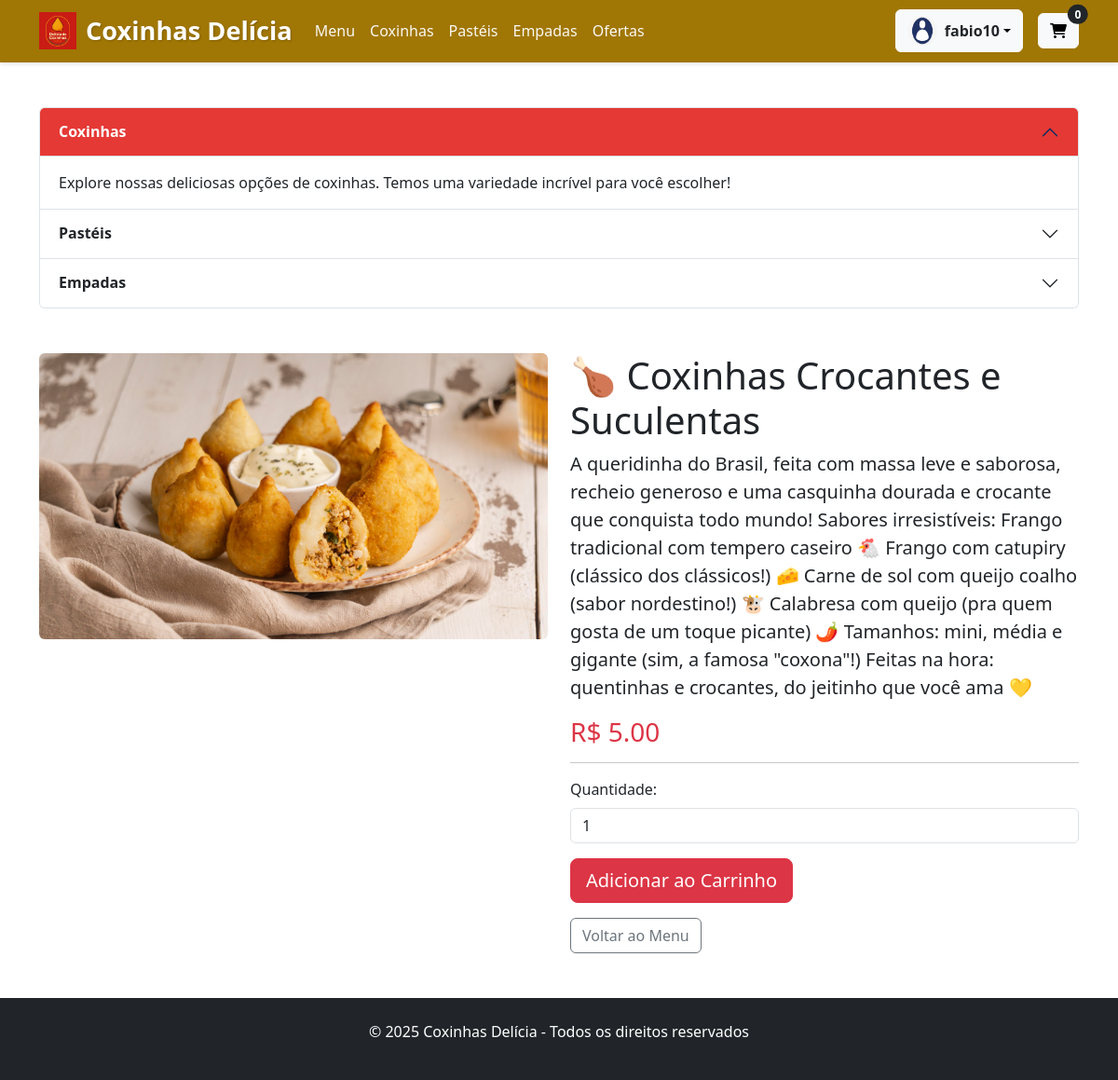
Page /produto/3/ (signed in) on the earlier database version.
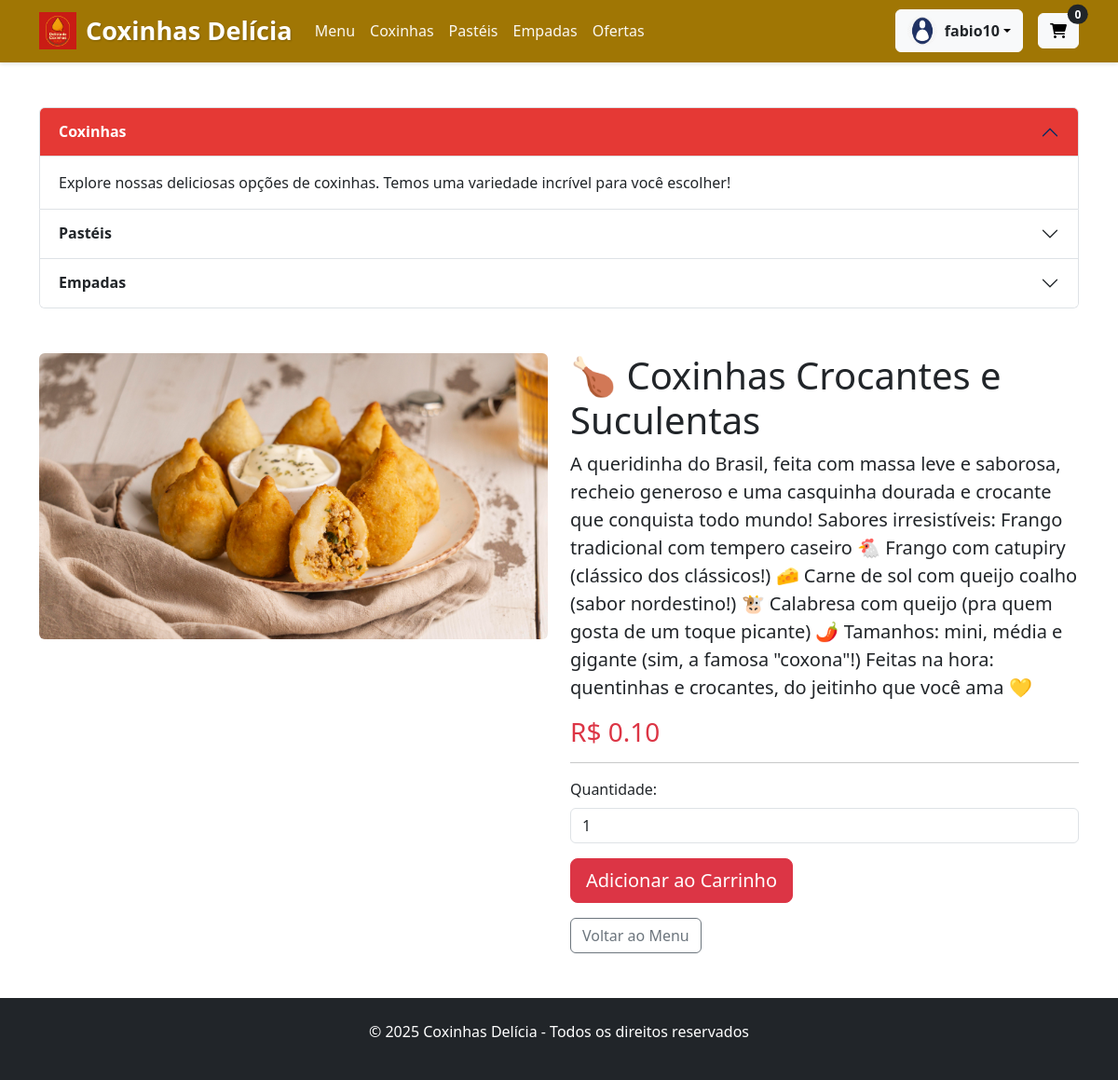
Same page on the later database version.
### cardapio/models.py (models this page shows, shortened)
class Usuario(AbstractUser):
    endereco = models.TextField(blank=True)
    telefone = models.CharField(max_length=15, default='')
    cep = models.CharField(max_length=9, verbose_name='CEP', default='00000-000')
    cidade = models.CharField(max_length=100, default='Não informado')
    rua = models.CharField(max_length=200, default='Não informado')
    numero = models.CharField(max_length=10, default='S/N')
    complemento = models.CharField(max_length=100, blank=True)
    class Meta:
        verbose_name = 'Cliente'
        verbose_name_plural = 'Clientes'

class Produto(models.Model):
    nome = models.CharField(max_length=100, verbose_name='Nome do Produto')
    descricao = models.TextField(verbose_name='Descrição', blank=True, null=True)
    preco = models.DecimalField(
        max_digits=6,
        decimal_places=2,
        verbose_name='Preço',
        validators=[MinValueValidator(Decimal('0.01'))]
    )
    categoria = models.ForeignKey('Categoria', on_delete=models.SET_NULL, null=True, blank=True)
    imagem = models.ImageField(upload_to='produtos/', blank=True, null=True)
    disponivel = models.BooleanField(default=True)
    data_cadastro = models.DateTimeField(default=timezone.now)
    class Meta:
        verbose_name = 'Produto'
        ordering = ['nome']

### cardapio/views.py (the view)
# urls.py: path('produto/<int:pk>/', views.ProdutoDetailView.as_view(), name='detalhe_produto'),
class ProdutoDetailView(LoginRequiredMixin, DetailView):
    model = Produto
    template_name = 'cardapio/detalhe_produto.html'
    context_object_name = 'produto'
    login_url = '/login/'

### cardapio/templates/cardapio/detalhe_produto.html (shortened to what this page needs)
{% extends 'cardapio/base.html' %}
{% block content %}
<div class="container my-5">
    <div class="row">
        <div class="col-md-6">
            <img src="{{ produto.imagem.url }}" class="img-fluid rounded" alt="{{ produto.nome }}">
        </div>
        <div class="col-md-6">
            <h1>{{ produto.nome }}</h1>
            <p class="lead">{{ produto.descricao }}</p>
            <h3 class="text-danger">R$ {{ produto.preco }}</h3>
            <hr>
            <form method="post" action="{% url 'adicionar_ao_carrinho' produto.pk %}">
                <div class="mb-3">
                    <label for="quantidade" class="form-label">Quantidade:</label>
                    <input type="number" class="form-control" id="quantidade" name="quantidade" value="1" min="1">
                </div>
                <button type="submit" class="btn btn-danger btn-lg">Adicionar ao Carrinho</button>
            </form>
            <a href="{% url 'menu' %}" class="btn btn-outline-secondary mt-3">Voltar ao Menu</a>
        </div>
    </div>
</div>
{% endblock %}

### cardapio/templates/cardapio/base.html (shortened to what this page needs)
<!DOCTYPE html>
{% load static %}
<html lang="pt-br">
<head>
    <link href="https://cdn.jsdelivr.net/npm/bootstrap@5.3.0/dist/css/bootstrap.min.css" rel="stylesheet">
    <link rel="stylesheet" href="https://cdnjs.cloudflare.com/ajax/libs/font-awesome/6.0.0/css/all.min.css">
    <link rel="stylesheet" href="https://cdn.jsdelivr.net/npm/bootstrap-icons@1.8.0/font/bootstrap-icons.css">
</head>
<body>
    <nav class="navbar navbar-expand-lg navbar-dark">
        <div class="container">
            <a class="navbar-brand" href="{% url 'menu' %}">
                <img src="{% static 'images/logo.png' %}" alt="Logo Coxinhas Delícia" class="logo">
                Coxinhas Delícia
            </a>
            <div class="collapse navbar-collapse" id="navbarNav">
                <ul class="navbar-nav me-auto">
                    <li class="nav-item">
                        <a class="nav-link" href="{% url 'menu' %}">Menu</a>
                    </li>
                    <li class="nav-item">
                        <a class="nav-link" href="{% url 'menu' %}?categoria=Coxinha">Coxinhas</a>
                    </li>
                    <li class="nav-item">
                        <a class="nav-link" href="{% url 'menu' %}?categoria=Pastel">Pastéis</a>
                    </li>
                    <li class="nav-item">
                        <a class="nav-link" href="{% url 'menu' %}?categoria=Empada">Empadas</a>
                    </li>
                    <li class="nav-item">
                        <a class="nav-link" href="{% url 'menu' %}?categoria=Oferta">Ofertas</a>
                    </li>
                </ul>
                <div class="d-flex align-items-center">
                    {% if user.is_authenticated %}
                    <div class="dropdown user-dropdown">
                        <button class="btn btn-light dropdown-toggle d-flex align-items-center" type="button" id="userDropdown" data-bs-toggle="dropdown" aria-expanded="false">
                            <img src="{% static 'images/avata.png' %}" alt="Avatar" class="user-avatar">
                            <span class="fw-semibold text-dark">{{ user.get_full_name|default:user.username }}</span>
                        </button>
                    </div>
                    {% endif %}
                    <a href="{% url 'ver_carrinho' %}" class="btn btn-light position-relative ms-3">
                        <i class="fas fa-shopping-cart"></i>
                        <span class="position-absolute top-0 start-100 translate-middle badge rounded-pill bg-dark">
                            {{ request.session.carrinho_count|default:0 }}
                        </span>
                    </a>
                </div>
            </div>
        </div>
    </nav>
    <div class="container mt-5">
        <div class="accordion" id="accordionExample">
            <div class="accordion-item">
                <h2 class="accordion-header" id="headingOne">
                    <button class="accordion-button" type="button" data-bs-toggle="collapse" data-bs-target="#collapseOne" aria-expanded="true" aria-controls="collapseOne">
                        Coxinhas
                    </button>
                </h2>
                <div id="collapseOne" class="accordion-collapse collapse show" aria-labelledby="headingOne" data-bs-parent="#accordionExample">
                    <div class="accordion-body">
                        Explore nossas deliciosas opções de coxinhas. Temos uma variedade incrível para você escolher!
                    </div>
                </div>
            </div>
            <div class="accordion-item">
                <h2 class="accordion-header" id="headingTwo">
                    <button class="accordion-button collapsed" type="button" data-bs-toggle="collapse" data-bs-target="#collapseTwo" aria-expanded="false" aria-controls="collapseTwo">
                        Pastéis
                    </button>
                </h2>
            </div>
            <div class="accordion-item">
                <h2 class="accordion-header" id="headingThree">
                    <button class="accordion-button collapsed" type="button" data-bs-toggle="collapse" data-bs-target="#collapseThree" aria-expanded="false" aria-controls="collapseThree">
                        Empadas
                    </button>
                </h2>
            </div>
        </div>
    </div>
    {% block content %}{% endblock %}
    <footer class="bg-dark text-white py-4 mt-5">
        <div class="container text-center">
            <p>&copy; {% now "Y" %} Coxinhas Delícia - Todos os direitos reservados</p>
        </div>
    </footer>
</body>
</html>

### cardapio/templates/cardapio/base.html (style rules this page uses)
.navbar { background-color: #a07604; box-shadow: 0 2px 4px rgba(0,0,0,0.1); }
.navbar-brand { font-weight: bold; font-size: 1.7rem; display: flex; align-items: center; color: #ffffff !important; text-shadow: 1px 1px 2px rgba(0,0,0,0.2); }
.logo { height: 40px; margin-right: 10px; }
.user-dropdown { margin-left: 15px; }
.user-avatar { width: 32px; height: 32px; border-radius: 50%; margin-right: 8px; }
.nav-link { color: #ffffff !important; font-weight: 500; transition: all 0.3s ease; opacity: 0.95; }
.accordion-button:not(.collapsed) { background-color: #e53935; color: white; }
.accordion-button { font-weight: bold; }

Differences in the rows shown:
changed Produto "🍗 Coxinhas Crocantes e Suculentas": preco "5.00" → "0.10"
